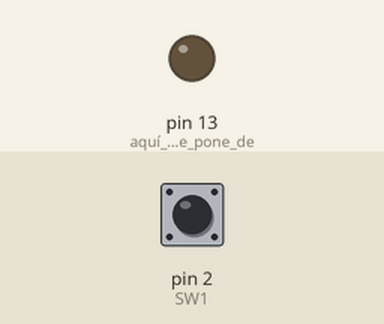
Bench run of a sketch on a simulated Arduino Uno, built with avr-gcc and run on an emulated ATmega328P. Parts: output pins drawn as LEDs (lit = HIGH). Dashed ring = blinking. The inputs (shaded band) are chosen by the test bench; at power-on: pin 2 (SW1) LOW.

Above: at 1.2 s.
1.3 s: pin 2 (SW1) pulled HIGH for 1 s
At 1.75 s:
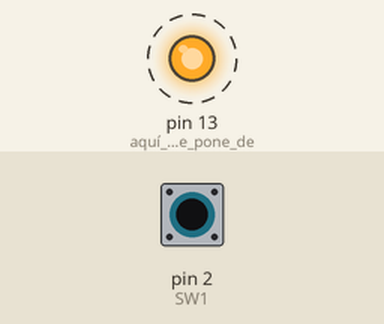
4.0 s: pin 2 (SW1) pulled HIGH for 0.15 s
At 4.8 s:
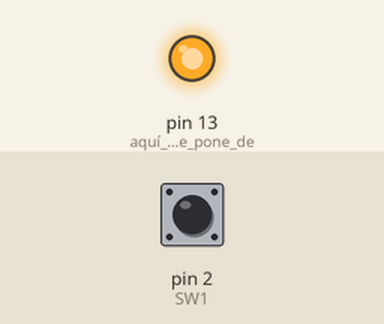
5.8 s: pin 2 (SW1) pulled HIGH for 3.2 s
At 9.6 s:
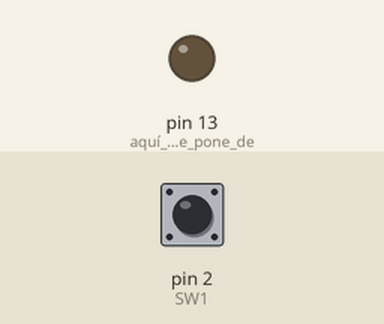
Timing chart, 0 to 11.1 s (numbered marks = the images above; inputs shaded):
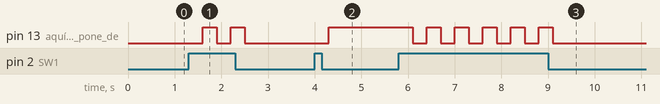

Measured:
- after the input at 1.3 s, pin 13 (aquí_el_pin_13_se_pone_de): alternates HIGH for 0.30 s and LOW for 0.30 s, 4 changes in all, then stays LOW, starting after 0.30 s
- after the input at 4.0 s, pin 13 (aquí_el_pin_13_se_pone_de): LOW → HIGH after 0.30 s
- after the input at 5.8 s, pin 13 (aquí_el_pin_13_se_pone_de): alternates HIGH for 0.30 s and LOW for 0.30 s, 11 changes in all, then stays LOW, starting after 0.30 s

The sketch:

reto09a.ino
```cpp
bool encendido = false;

void setup() {
  // put your setup code here, to run once:
  pinMode (13, OUTPUT);// aquí el pin 13 se pone de salida
  pinMode (2, INPUT);//SW1
  digitalWrite (13, LOW);
}

void loop() {
  // put your main code here, to run repeatedly:
  if (digitalRead(2) == HIGH) {
    encendido = !encendido;
    delay (300);
  }

  if (encendido == true) {
    digitalWrite (13, HIGH);
  }
  else {
    digitalWrite (13, LOW);
  }

}
```
